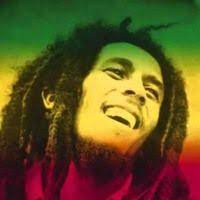
#> input picture python/openCV/bob-marley.jpg, 200 x 200 px
$ python 2D-convolution-openCV.py
#> lines starting #> are read from the running program, lines starting #| are printed output that depends on the picture
#> further down, img is the input picture: shape (200, 200, 3); mean B, G, R 34, 82, 95.4
# convolution
import cv2 as cv
import numpy as np
kernel = np.ones((5, 5), 'uint8')/25
def trackbar(x):
    """Trackbar callback function."""
#> called with x = 2
    d = 2*x + 1
    kernel = np.ones((d, d), 'uint8')/(d**2)
    img1 = cv.filter2D(img, -1, kernel)
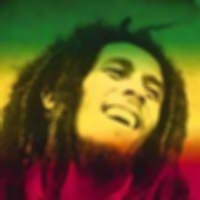
#> img1: shape (200, 200, 3); mean B, G, R 34, 82, 95.3
    cv.imshow('window', np.hstack([img, img1]))
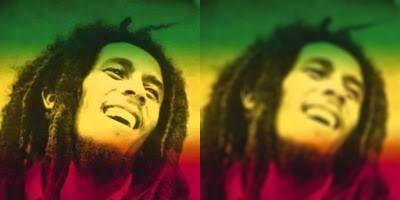
#> window 'window': shape (200, 400, 3); mean B, G, R 34, 82, 95.3
    text = f'kernel=({d}x{d})'
    cv.displayOverlay('window', text)
img = cv.imread('bob-marley.jpg')
trackbar(2)
cv.createTrackbar('threshold', 'window', 2, 7, trackbar)
cv.waitKey(0)
cv.destroyAllWindows()

$ run again, with python/openCV/face-bob.jpg copied over python/openCV/bob-marley.jpg
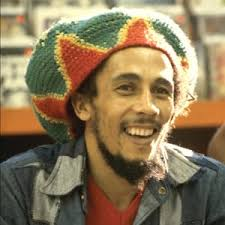
#> input picture python/openCV/face-bob.jpg, 225 x 225 px
#> img is the input picture: shape (225, 225, 3); mean B, G, R 88, 120, 139
#> in trackbar, `img1 = cv.filter2D(img, -1, kernel)`:
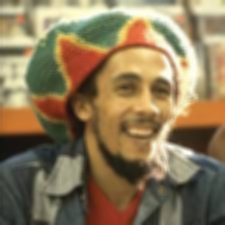
#> img1: shape (225, 225, 3); mean B, G, R 88, 120, 139
#> in trackbar, `cv.imshow('window', np.hstack([img, img1]))`:
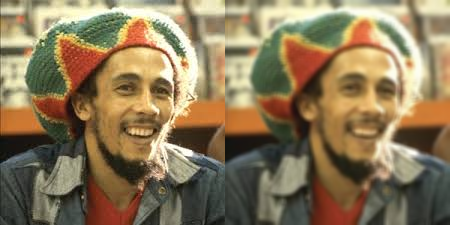
#> window 'window': shape (225, 450, 3); mean B, G, R 88, 120, 139

$ run again, with python/openCV/messi.jpg copied over python/openCV/bob-marley.jpg
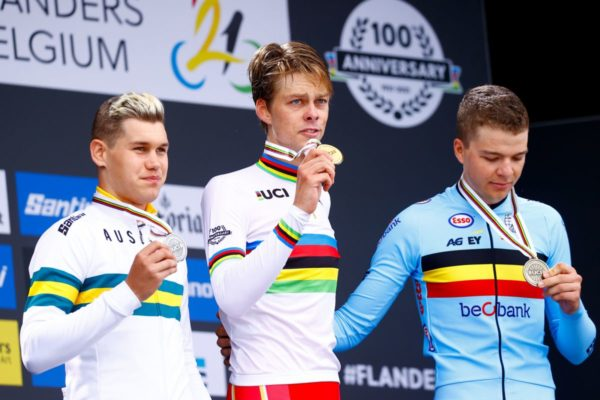
#> input picture python/openCV/messi.jpg, 600 x 400 px
#> img is the input picture: shape (400, 600, 3); mean B, G, R 143.9, 130.1, 126.9
#> in trackbar, `img1 = cv.filter2D(img, -1, kernel)`:
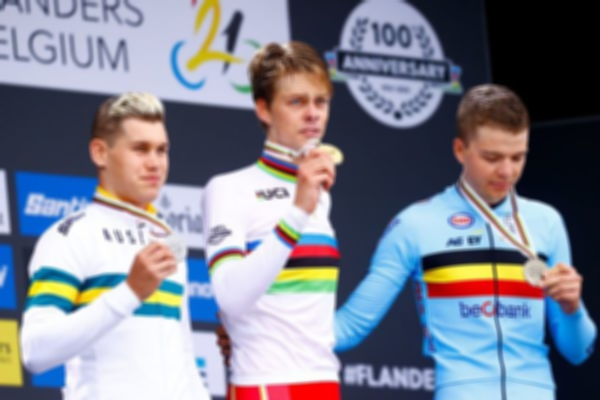
#> img1: shape (400, 600, 3); mean B, G, R 143.9, 130.1, 126.9
#> in trackbar, `cv.imshow('window', np.hstack([img, img1]))`:
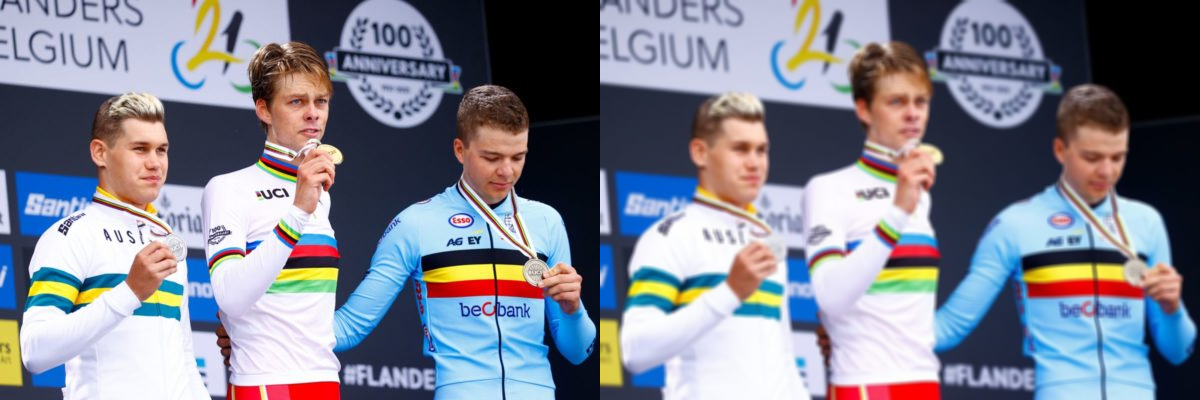
#> window 'window': shape (400, 1200, 3); mean B, G, R 143.9, 130.1, 126.9
